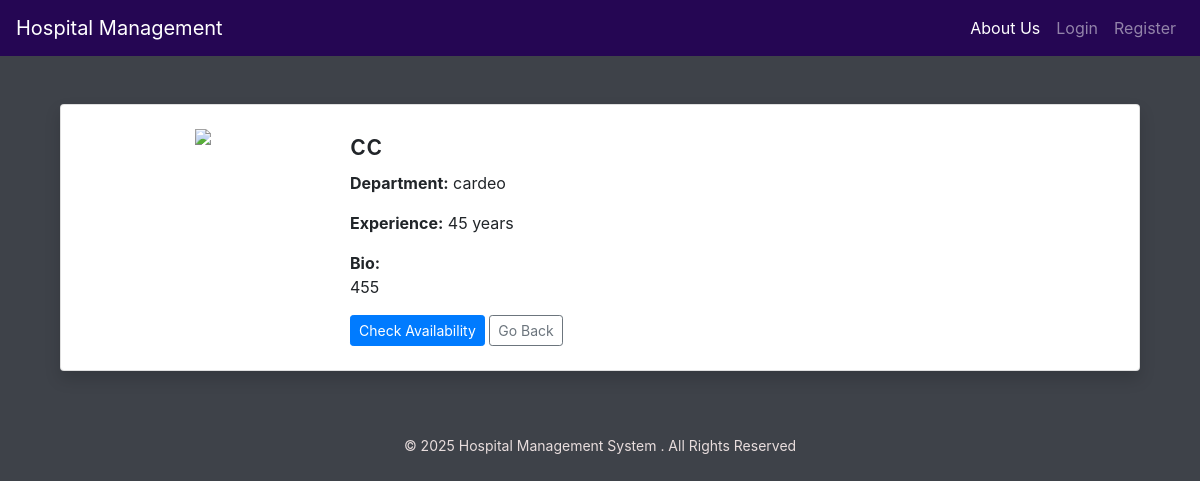
Screenshot of /doctor_details/11 with the database file from the repository.
### models.py (models this page shows)
class User(db.Model):
    __tablename__ = 'user'
    id = db.Column(db.Integer, primary_key=True)
    name = db.Column(db.String(50), nullable=False)
    email = db.Column(db.String(100), unique=True, nullable=False)
    password = db.Column(db.String(100), nullable=False)
    role = db.Column(db.String(20), nullable=False)
    phone = db.Column(db.String(15), unique=True)
    aadhar = db.Column(db.String(12), unique=True)
    address = db.Column(db.String(150))
    dob = db.Column(db.Date)
    created_at = db.Column(db.DateTime, default=datetime.utcnow)
    gender = db.Column(db.String(10))
    status = db.Column(db.String(20), default='active')
    experience = db.Column(db.String(100))
    bio = db.Column(db.Text())
    department_id = db.Column(
        db.Integer,
        db.ForeignKey('department.id', ondelete="CASCADE")
    )
    department = db.relationship("Department", back_populates="users")
    doctor_appointments = db.relationship(
        "Appointment",
        back_populates="doctor",
        foreign_keys="Appointment.doctor_id",
        cascade="all, delete-orphan"
    )
    patient_appointments = db.relationship(
        "Appointment",
        back_populates="patient",
        foreign_keys="Appointment.patient_id",
        cascade="all, delete-orphan"
    )
    prescriptions = db.relationship(
        "Prescription",
        back_populates="doctor",
        cascade="all, delete-orphan"
    )
    availabilities = db.relationship(
        "Availability",
        back_populates="doctor",
        cascade="all, delete-orphan"
    )

class Department(db.Model):
    __tablename__ = 'department'
    id = db.Column(db.Integer, primary_key=True)
    name = db.Column(db.String(50), nullable=False)
    description = db.Column(db.String(200))
    location = db.Column(db.String(100))
    created_at = db.Column(db.DateTime, default=datetime.utcnow)
    users = db.relationship(
        "User",
        back_populates="department",
        cascade="all, delete-orphan"
    )

### app.py (the view)
@app.route('/doctor_details/<int:doctor_id>')
def doctor_details(doctor_id):
    doctor = User.query.get_or_404(doctor_id)
    return render_template('doctor_details.html', doctor=doctor)

### templates/doctor_details.html
{% extends "base.html" %}
{% block content %}
<div class="container mt-4 mb-5">
  <div class="card shadow p-4">
    <div class="row">
      <div class="col-md-3 text-center">
        <img src="https://cdn-icons-png.flaticon.com/512/3135/3135715.png"
             class="img-fluid mb-3" width="120">
      </div>
      <div class="col-md-9">
        <h3>{{ doctor.name }}</h3>
        <p><strong>Department:</strong> {{ doctor.department.name }}</p>
        <p><strong>Experience:</strong> {{ doctor.experience or "Not provided" }}</p>
        <p><strong>Bio:</strong><br>
          {{ doctor.bio or "No biography added." }}
        </p>
        <div class="mt-3">
          <a href="{{ url_for('doctor_availability', doctor_id=doctor.id) }}"
             class="btn btn-primary btn-sm">
            Check Availability
          </a>
          <a href="{{ url_for('department_details', id=doctor.department_id) }}"
             class="btn btn-outline-secondary btn-sm">
            Go Back
          </a>
        </div>
      </div>
    </div>
  </div>
</div>
{% endblock %}

### templates/base.html (style rules this page uses)
body { background-color: #3e4249ff; }

### rows the page displays
User: name "cc", experience "45 years", bio "455"
Department: department.name "cardeo"
